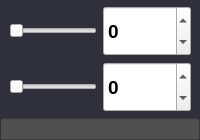
        <widget class="QGroupBox" name="groupBox_20">
         <property name="sizePolicy">
          <sizepolicy hsizetype="Expanding" vsizetype="Expanding">
           <horstretch>0</horstretch>
           <verstretch>0</verstretch>
          </sizepolicy>
         </property>
         <property name="maximumSize">
          <size>
           <width>160000</width>
           <height>180</height>
          </size>
         </property>
         <property name="font">
          <font>
           <family>Arial Black</family>
           <pointsize>18</pointsize>
           <weight>75</weight>
           <bold>true</bold>
          </font>
         </property>
         <property name="styleSheet">
          <string notr="true">QGroupBox
{
  border:none;
  background-color: rgb(48, 48, 58);
color:rgb(200, 200, 200)
}</string>
         </property>
         <property name="title">
          <string/>
         </property>
         <layout class="QVBoxLayout" name="verticalLayout_14">
          <property name="spacing">
           <number>0</number>
          </property>
          <property name="sizeConstraint">
           <enum>QLayout::SetMinimumSize</enum>
          </property>
          <property name="leftMargin">
           <number>0</number>
          </property>
          <property name="topMargin">
           <number>0</number>
          </property>
          <property name="rightMargin">
           <number>0</number>
          </property>
          <property name="bottomMargin">
           <number>0</number>
          </property>
          <item>
           <widget class="QGroupBox" name="groupBox_3">
            <property name="sizePolicy">
             <sizepolicy hsizetype="Expanding" vsizetype="Expanding">
              <horstretch>0</horstretch>
              <verstretch>0</verstretch>
             </sizepolicy>
            </property>
            <property name="maximumSize">
             <size>
              <width>16777215</width>
              <height>16000</height>
             </size>
            </property>
            <property name="styleSheet">
             <string notr="true"/>
            </property>
            <property name="title">
             <string/>
            </property>
            <layout class="QHBoxLayout" name="horizontalLayout">
             <property name="topMargin">
              <number>6</number>
             </property>
             <property name="bottomMargin">
              <number>3</number>
             </property>
             <item>
              <widget class="QSlider" name="maxWinWid">
               <property name="sizePolicy">
                <sizepolicy hsizetype="Expanding" vsizetype="Expanding">
                 <horstretch>0</horstretch>
                 <verstretch>0</verstretch>
                </sizepolicy>
               </property>
               <property name="minimumSize">
                <size>
                 <width>0</width>
                 <height>0</height>
                </size>
               </property>
               <property name="orientation">
                <enum>Qt::Horizontal</enum>
               </property>
              </widget>
             </item>
             <item>
              <widget class="QSpinBox" name="window_max_width">
               <property name="sizePolicy">
                <sizepolicy hsizetype="Expanding" vsizetype="Expanding">
                 <horstretch>0</horstretch>
                 <verstretch>0</verstretch>
                </sizepolicy>
               </property>
               <property name="minimumSize">
                <size>
                 <width>0</width>
                 <height>50</height>
                </size>
               </property>
               <property name="maximumSize">
                <size>
                 <width>120</width>
                 <height>160000</height>
                </size>
               </property>
               <property name="font">
                <font>
                 <family>Arial</family>
                 <pointsize>14</pointsize>
                 <weight>75</weight>
                 <bold>true</bold>
                </font>
               </property>
               <property name="minimum">
                <number>-500</number>
               </property>
               <property name="maximum">
                <number>2000</number>
               </property>
              </widget>
             </item>
            </layout>
           </widget>
          </item>
          <item>
           <widget class="QGroupBox" name="groupBox_5">
            <property name="sizePolicy">
             <sizepolicy hsizetype="Expanding" vsizetype="Expanding">
              <horstretch>0</horstretch>
              <verstretch>0</verstretch>
             </sizepolicy>
            </property>
            <property name="maximumSize">
             <size>
              <width>16777215</width>
              <height>16000</height>
             </size>
            </property>
            <property name="title">
             <string/>
            </property>
            <layout class="QHBoxLayout" name="horizontalLayout_2">
             <property name="topMargin">
              <number>3</number>
             </property>
             <property name="bottomMargin">
              <number>6</number>
             </property>
             <item>
              <widget class="QSlider" name="minWinWid">
               <property name="sizePolicy">
                <sizepolicy hsizetype="Expanding" vsizetype="Expanding">
                 <horstretch>0</horstretch>
                 <verstretch>0</verstretch>
                </sizepolicy>
               </property>
               <property name="minimumSize">
                <size>
                 <width>0</width>
                 <height>40</height>
                </size>
               </property>
               <property name="orientation">
                <enum>Qt::Horizontal</enum>
               </property>
              </widget>
             </item>
             <item>
              <widget class="QSpinBox" name="window_min_width">
               <property name="sizePolicy">
                <sizepolicy hsizetype="Expanding" vsizetype="Expanding">
                 <horstretch>0</horstretch>
                 <verstretch>0</verstretch>
                </sizepolicy>
               </property>
               <property name="minimumSize">
                <size>
                 <width>0</width>
                 <height>50</height>
                </size>
               </property>
               <property name="maximumSize">
                <size>
                 <width>120</width>
                 <height>16000</height>
                </size>
               </property>
               <property name="font">
                <font>
                 <family>Arial</family>
                 <pointsize>14</pointsize>
                 <weight>75</weight>
                 <bold>true</bold>
                </font>
               </property>
               <property name="minimum">
                <number>-500</number>
               </property>
               <property name="maximum">
                <number>2000</number>
               </property>
              </widget>
             </item>
            </layout>
           </widget>
          </item>
          <item>
           <widget class="QProgressBar" name="progressBar">
            <property name="sizePolicy">
             <sizepolicy hsizetype="Expanding" vsizetype="Expanding">
              <horstretch>0</horstretch>
              <verstretch>0</verstretch>
             </sizepolicy>
            </property>
            <property name="maximumSize">
             <size>
              <width>16777215</width>
              <height>40</height>
             </size>
            </property>
            <property name="autoFillBackground">
             <bool>false</bool>
            </property>
            <property name="styleSheet">
             <string notr="true">QProgressBar
{
background-color:rgb(80, 80, 80);
}</string>
            </property>
            <property name="textVisible">
             <bool>false</bool>
            </property>
           </widget>
          </item>
         </layout>
        </widget>
